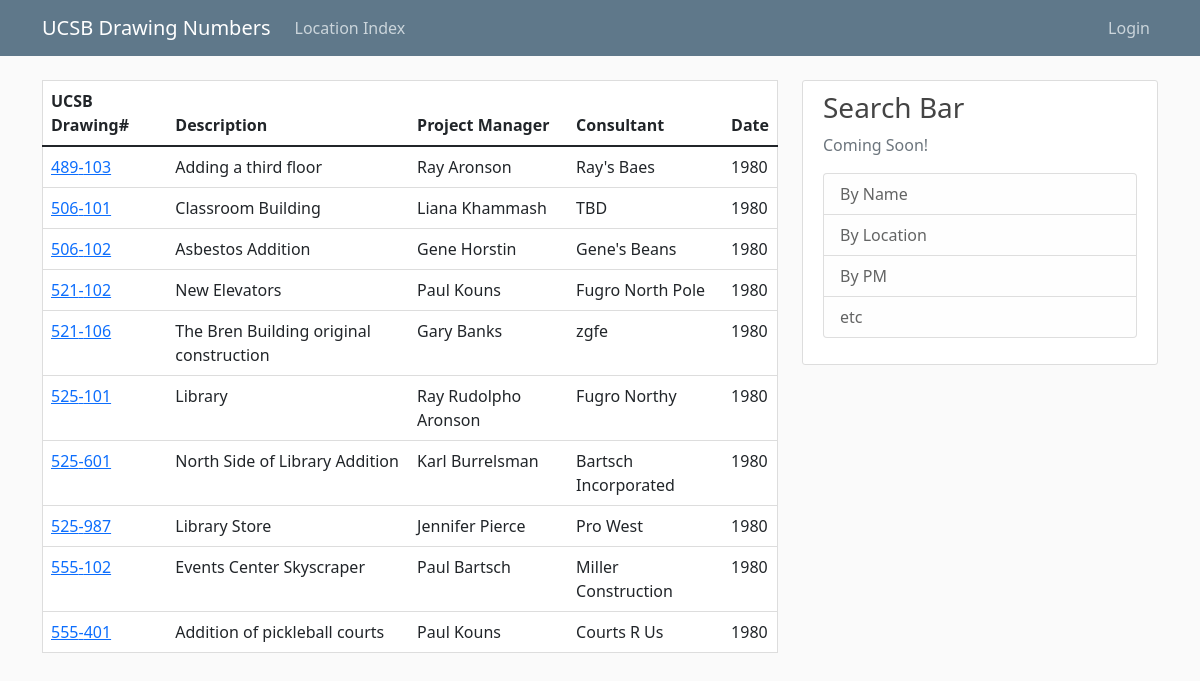
Before: / with the older database file.
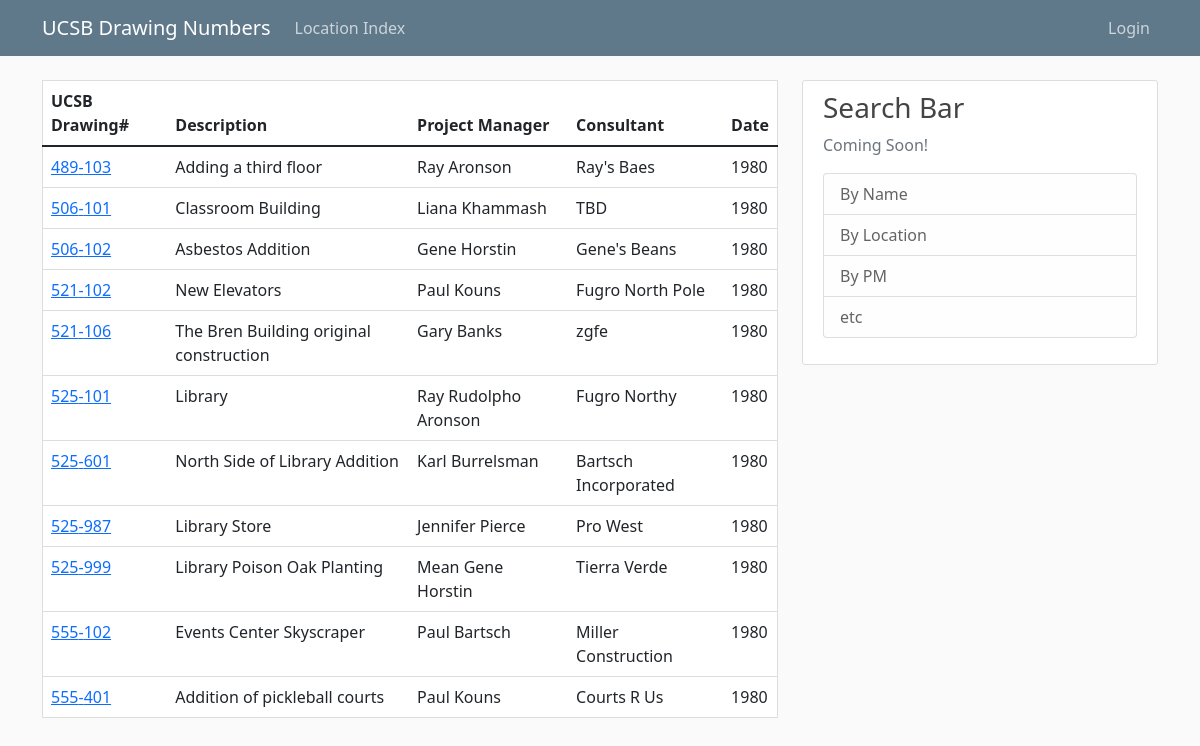
After: the same page with the newer database file.
### flaskdraw/models.py (models this page shows, shortened)
class Drawfile(db.Model):
    id = db.Column(db.Integer, primary_key=True)
    locnum = db.Column(db.Integer, db.ForeignKey("drawloc.locnum"), nullable=False)
    drawnum = db.Column(db.Integer, nullable=False)
    contractnum = db.Column(db.String(50), nullable=True)
    projectnum = db.Column(db.String(10), nullable=True)
    projectmngr = db.Column(db.String(100), nullable=True)
    mainconsult = db.Column(db.String(100), nullable=True)
    title = db.Column(db.Text, nullable=False)
    comments = db.Column(db.Text, nullable=True)
    date = db.Column(db.DateTime)

### flaskdraw/routes.py (the view)
@app.route("/")
def index():
    lnum = request.args.get("lnum")
    if lnum:
        drawings = (
            Drawfile.query.order_by(Drawfile.locnum.asc(), Drawfile.drawnum.asc())
            .filter(Drawfile.locnum == lnum)
            .all()
        )
    else:
        drawings = Drawfile.query.order_by(
            Drawfile.locnum.asc(), Drawfile.drawnum.asc()
        ).all()
    return render_template("index.html", drawings=drawings, title="Home Page")

### flaskdraw/templates/index.html
{% extends 'base.html' %}
{% block content%}
<div class="content ">
  <table class="table content-section">
    <thead>
      <tr>
        <th scope="col">UCSB Drawing#</th>
        <th scope="col">Description</th>
        <th scope="col">Project Manager</th>
        <th scope="col">Consultant</th>
        <th scope="col">Date</th>
      </tr>
    </thead>
    <tbody>
      {% for draw in drawings %}
      <tr>
        <td scope="row"><a href="{{ url_for('project', project_id=draw.id)}}">
          {{ draw.locnum }}-{{ draw.drawnum }}</a></td>
        <td>{{ draw.title }}</td>
        <td>{{ draw.projectmngr }}</td>
        <td>{{ draw.mainconsult}}</td>
        <td>1980</td>
      </tr>
      {% endfor %}
    </tbody>
  </table>
</div>
{% endblock %}

Changed rows visible on the page:
added Drawfile: locnum "525", drawnum "999", title "Library Poison Oak Planting", projectmngr "Mean Gene Horstin", mainconsult "Tierra Verde"
